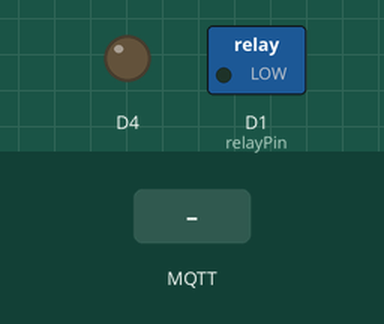
Bench run of a sketch on a simulated ESP8266 (Wemos D1 mini). Parts: switched loads named in the sketch (green lamp = pin HIGH), output pins drawn as LEDs (lit = HIGH). Inputs (shaded band) come from the test bench. WiFi joins after 1.5 s; servers stay silent unless stated; no MQTT or app messages arrive unless stated; not simulated (calls return 0 or success): secrets.h; what the sketch prints to the serial monitor is not drawn.

Above: at 2.7 s.
2.8 s: MQTT message "0" arrives on the first subscribed topic
At 3.3 s:
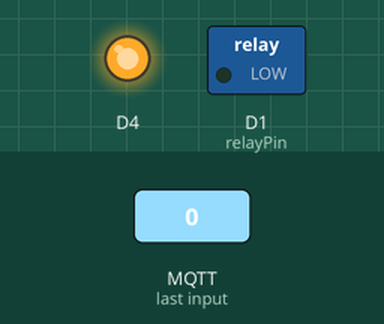
4.3 s: MQTT message "1" arrives on the second subscribed topic
At 5.5 s:
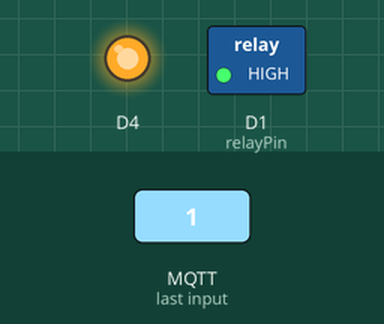
5.8 s: MQTT message "1" arrives on the first subscribed topic
At 6.7 s:
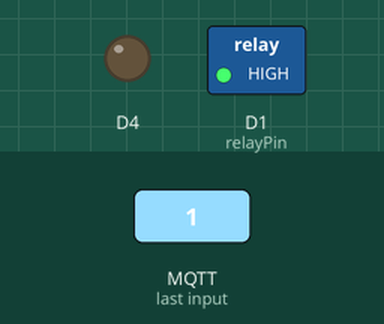
7.3 s: MQTT message "2" arrives on the first subscribed topic
At 7.9 s:
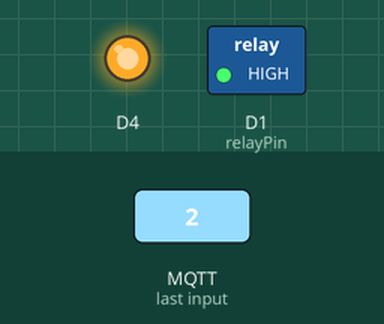
10.3 s: MQTT message "0" arrives on the second subscribed topic
At 11.3 s:
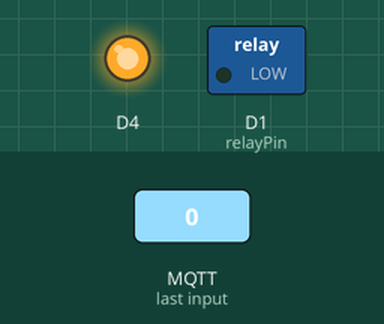
Timing chart, 0 to 12.8 s (numbered marks = the images above; inputs shaded):
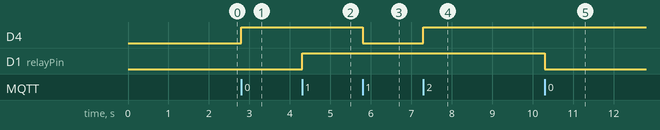

Measured:
- after the input at 2.8 s, D4: LOW → HIGH at once
- after the input at 4.3 s, D1 (relayPin): LOW → HIGH at once
- after the input at 5.8 s, D4: HIGH → LOW at once
- after the input at 7.3 s, D4: LOW → HIGH at once
- after the input at 10.3 s, D1 (relayPin): HIGH → LOW at once

The sketch:

relay-node.ino
```cpp
/*
   Ejemplo de nodo remoto para interacción con MQTT y Node-RED con Wemos D1 Mini +  Shield Relay: https://wiki.wemos.cc/products:d1_mini_shields:relay_shield
   Publica en un topic cada 10 segundos y en otro cada 60 segundos
   Está suscrito a dos topic, uno de ellos enciende y apaga el led integrado de ESP8266 y el otro enciende y apaga el relé
   En cada reset publica un mensaje indicando que se ha reiniciado
*/

/* secrets.h
  #define SSID "......."
  #define PASSWORD "......"
  #define MQTT_SERVER "......"
  #define MQTT_USER "......."
  #define MQTT_PASSWORD "........"
*/

#include <ESP8266WiFi.h>
#include <PubSubClient.h>
#include "secrets.h"

#define DISPOSITIVO "nodorele1" //Dispositivo que identifica al publicar en MQTT
#define RAIZ "cursomqtt"  //raiz de la ruta donde va a publicar

WiFiClient espClient;
PubSubClient client(espClient);
long lastMsg = 0;
long lastMsgM = 0;
char msg[50];
int value = 0;
int valueM = 0;

const int relayPin = D1;

//Topics
String topic_root =  String(RAIZ) + "/" + String(DISPOSITIVO);
String publish_10sec_string = topic_root + "/dato10s";
const char* publish_10sec = publish_10sec_string.c_str();
String publish_60sec_string = topic_root + "/dato60s";
const char* publish_60sec = publish_60sec_string.c_str();
String publish_reset_string = topic_root + "/reset";
const char* publish_reset = publish_reset_string.c_str();
String subs_led_string = topic_root + "/led";
const char* subs_led = subs_led_string.c_str();
String subs_rele_string = topic_root + "/rele";
const char* subs_rele = subs_rele_string.c_str();
String lwt_topic_string = topic_root + "/status";
const char* lwt_topic = lwt_topic_string.c_str();

void setup() {
  pinMode(LED_BUILTIN, OUTPUT);     // Initialize the BUILTIN_LED pin as an output
  pinMode(relayPin, OUTPUT);
  Serial.begin(115200);
  setup_wifi();
  client.setServer(MQTT_SERVER, 1883);
  client.setCallback(callback);
}

void loop() {
  if (!client.connected()) {
    reconnect();
  }
  client.loop();

  long now = millis();
  if (now - lastMsg > 10000) {
    lastMsg = now;
    ++value;
    snprintf (msg, 50, "hello world 10s #%ld", value);
    Serial.print("Publish message: ");
    Serial.println(msg);
    client.publish(publish_10sec, msg);
  }

  if (now - lastMsgM > 60000) {
    lastMsgM = now;
    ++valueM;
    snprintf (msg, 50, "hello world 60s #%ld", valueM);
    Serial.print("Publish message: ");
    Serial.println(msg);
    client.publish(publish_60sec, msg);
  }
}

void callback(char* topic, byte* payload, unsigned int length) {
  Serial.print("Message arrived [");
  Serial.print(topic);
  Serial.print("] ");
  for (int i = 0; i < length; i++) {
    Serial.print((char)payload[i]);
  }
  Serial.println();

  if (String(topic) == String(subs_led)) {
    // Switch on the LED if an 1 was received as first character
    if ((char)payload[0] == '1') {
      digitalWrite(LED_BUILTIN, LOW);   // Turn the LED on (Note that LOW is the voltage level
      // but actually the LED is on; this is because
      // it is active low on the ESP-01)
    } else {
      digitalWrite(LED_BUILTIN, HIGH);  // Turn the LED off by making the voltage HIGH
    }
  }

  if (String(topic) == String(subs_rele)) {
    // Switch on the LED if an 1 was received as first character
    if ((char)payload[0] == '1') {
      digitalWrite(relayPin, HIGH);   // Turn the Relay on
    } else {
      digitalWrite(relayPin, LOW);  // Turn the Relay off
    }
  }
}

void setup_wifi() {

  delay(10);
  // We start by connecting to a WiFi network
  Serial.println();
  Serial.print("Connecting to ");
  Serial.println(SSID);

  WiFi.begin(SSID, PASSWORD);

  while (WiFi.status() != WL_CONNECTED) {
    delay(500);
    Serial.print(".");
  }

  randomSeed(micros());

  Serial.println("");
  Serial.println("WiFi connected");
  Serial.println("IP address: ");
  Serial.println(WiFi.localIP());
}

void reconnect() {
  // Loop until we're reconnected
  while (!client.connected()) {
    Serial.print("Attempting MQTT connection...");
    // Create a random client ID
    String clientId = "ESP8266-" + String(DISPOSITIVO) + "-";
    //clientId += String(random(0xffff), HEX);
    clientId += DISPOSITIVO;
    // Attempt to connect
    if (client.connect(clientId.c_str(), MQTT_USER, MQTT_PASSWORD, lwt_topic, 2, true, "KO")) {
      Serial.println("connected");
      // Once connected, publish an announcement...
      client.publish(publish_reset, "reset");
      client.publish(lwt_topic, "OK", true);
      // ... and resubscribe
      client.subscribe(subs_led);
      client.subscribe(subs_rele);
    } else {
      Serial.print("failed, rc=");
      Serial.print(client.state());
      Serial.println(" try again in 5 seconds");
      // Wait 5 seconds before retrying
      delay(5000);
    }
  }
}
```
